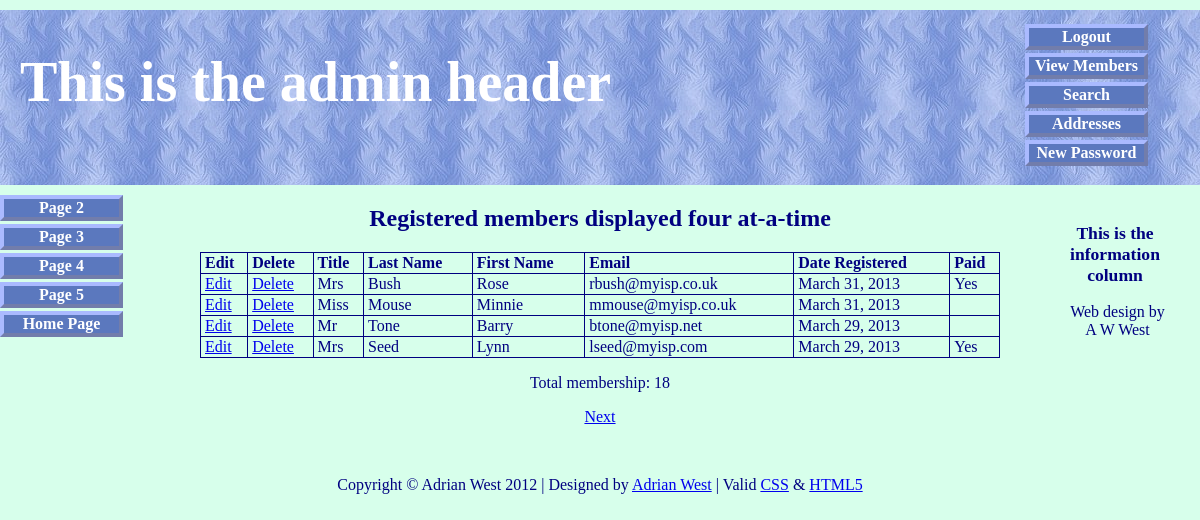
Page /admin_view_users_title.php (signed in) on the committed database.
### tables this page shows
CREATE TABLE IF NOT EXISTS `users` (
  `user_id` mediumint(6) unsigned NOT NULL AUTO_INCREMENT,
  `title` char(10) NOT NULL,
  `fname` varchar(30) NOT NULL,
  `lname` varchar(40) NOT NULL,
  `email` varchar(50) NOT NULL,
  `psword` char(40) NOT NULL,
  `uname` char(12) NOT NULL,
  `registration_date` datetime NOT NULL,
  `class` char(20) NOT NULL,
  `user_level` tinyint(2) unsigned NOT NULL,
  `addr1` varchar(50) NOT NULL,
  `addr2` varchar(50) DEFAULT NULL,
  `city` varchar(50) NOT NULL,
  `county` char(20) NOT NULL,
  `pcode` char(10) NOT NULL,
  `phone` char(11) DEFAULT NULL,
  `paid` enum('No','Yes') NOT NULL,
  PRIMARY KEY (`user_id`)
);

### admin_view_users_title.php (the view, shortened to what this page needs)
<!doctype html>
<html lang=en>
<head>
<link rel="stylesheet" type="text/css" href="includes.css">
</head>
<body>
<div id="container">
<?php include("includes/header-admin.php"); ?>
<?php include("includes/nav.php"); ?>
<?php include("includes/info-col.php"); ?>
<div id="content">
<h2>Registered members displayed four at-a-time</h2>
<p>
<?php
require ('mysqli_connect.php');
$pagerows = 4;
if (isset($_GET['p']) && is_numeric
($_GET['p'])) {
$pages=$_GET['p'];
}else{
$q = "SELECT COUNT(user_id) FROM users";
$result = @mysqli_query ($dbcon, $q);
$row = @mysqli_fetch_array ($result, MYSQLI_NUM);
$records = $row[0];
if ($records > $pagerows){
$pages = ceil ($records/$pagerows);
}else{
$pages = 1;
}
}
if (isset($_GET['s']) && is_numeric
($_GET['s'])) {
$start = $_GET['s'];
}else{
$start = 0;
}
$q = "SELECT title, lname, fname, email, DATE_FORMAT(registration_date, '%M %d, %Y') AS regdat, paid, user_id FROM users ORDER BY registration_date DESC LIMIT $start, $pagerows";
$result = @mysqli_query ($dbcon, $q);
if ($result) {
echo '<table>
<tr><td><b>Edit</b></td>
<td><b>Delete</b></td>
<td><b>Title</b></td>
<td><b>Last Name</b></td>
<td><b>First Name</b></td>
<td><b>Email</b></td>
<td><b>Date Registered</b></td>
<td><b>Paid</b></td>
</tr>';
while ($row = mysqli_fetch_array($result, MYSQLI_ASSOC)) {
	echo '<tr>
	<td><a href="edit_record.php?id=' . $row['user_id'] . '">Edit</a></td>
	<td><a href="delete_record.php?id=' . $row['user_id'] . '">Delete</a></td>
	<td>' . $row['title'] . '</td>
	<td>' . $row['lname'] . '</td>
	<td>' . $row['fname'] . '</td>
	<td>' . $row['email'] . '</td>
	<td>' . $row['regdat'] . '</td>
	<td>' . $row['paid'] . '</td>
	</tr>';
	}
	echo '</table>';
} else {
	echo '<p class="error">The current record could not be retrieved. We apologize for any inconvenience.</p>';
	echo '<p>' . mysqli_error($dbcon) . '<br><br>Query: ' . $q . '</p>';
}
$q = "SELECT COUNT(user_id) FROM users";
$result = @mysqli_query ($dbcon, $q);
$row = @mysqli_fetch_array ($result, MYSQLI_NUM);
$members = $row[0];
echo "<p>Total membership: $members</p>";
if ($pages > 1) {
echo '<p>';
$current_page = ($start/$pagerows) + 1;
if ($current_page != $pages) {
echo '<a href="admin_view_users_title.php?s=' . ($start + $pagerows) . '&p=' . $pages . '">Next</a> ';
}
echo '</p>';
}
?>
</div>
<?php include("includes/footer.php"); ?>
</div>
</body>
</html>

### includes.css (style rules this page uses)
h2 { font-size:150%; color:navy; text-align:center; }
#container { position:relative; min-width:960px; max-width:1200px; margin:auto; text-align:left; }
#content { margin-left:150px; margin-right:150px; }
table { width:800px; border:1px navy solid; border-collapse:collapse; margin:auto; }
td { border:1px navy solid; padding:1px 0 1px 4px; text-align:left; }

### admin_view_users_title.php (style rules this page uses)
p { text-align:center; }
table { width:800px; }

### rows in the picture
users: title "Mrs", lname "Bush", fname "Rose", email "rbush@myisp.co.uk", regdat "March 31, 2013", paid "Yes"
users: title "Miss", lname "Mouse", fname "Minnie", email "mmouse@myisp.co.uk", regdat "March 31, 2013"
users: title "Mr", lname "Tone", fname "Barry", email "btone@myisp.net", regdat "March 29, 2013"
users: title "Mrs", lname "Seed", fname "Lynn", email "lseed@myisp.com", regdat "March 29, 2013", paid "Yes"

### other values in the picture
$members "18"
